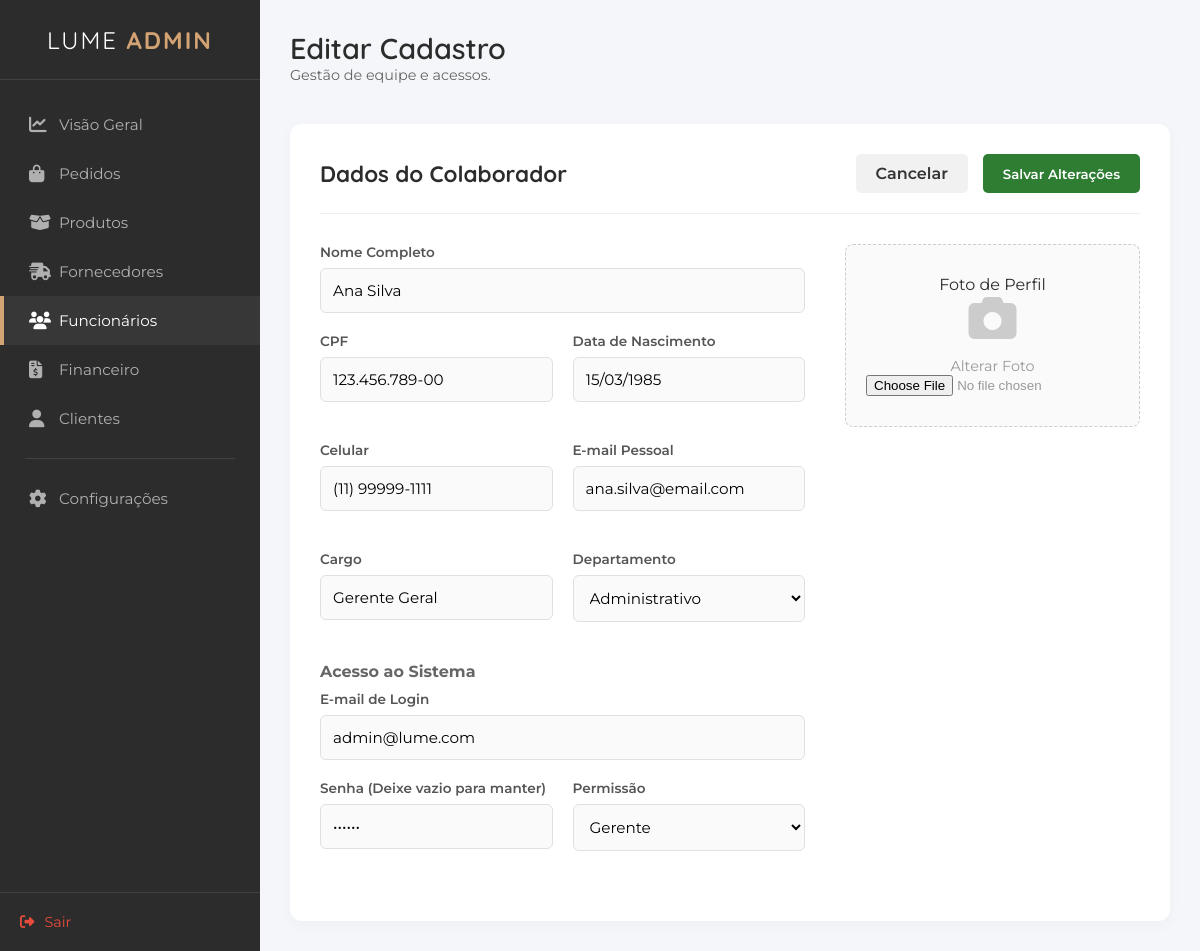
The app's page /funcionario/editar/1 with its own data.
### tables this page shows
CREATE TABLE "tb_funcionarios" (
    "id_funcionario" INTEGER PRIMARY KEY AUTOINCREMENT,
    "nome" VARCHAR(100) NOT NULL,
    "cpf" VARCHAR(14),
    "data_nasc" DATE,
    "tel_cel" VARCHAR(20),
    "email_pessoal" VARCHAR(100),
    "cargo" VARCHAR(50),
    "departamento" VARCHAR(50),
    "email_login" VARCHAR(100) NOT NULL,
    "senha" VARCHAR(100) NOT NULL,
    "permissao" VARCHAR(20) NOT NULL,
    "img_funcionario" VARCHAR(255),
    "ativo" BOOLEAN DEFAULT 1,
    "data_cad" DATETIME DEFAULT CURRENT_TIMESTAMP
    );

### appinterno.py (the view)
@app.route("/novo-funcionario.html")
@app.route("/funcionario/editar/<int:id_funcionario>")
def view_funcionario_form(id_funcionario=None):
    funcionario = None
    if id_funcionario:
        con = get_db()
        cur = con.cursor()
        cur.execute("SELECT * FROM tb_funcionarios WHERE id_funcionario = ?", (id_funcionario,))
        funcionario = cur.fetchone()
        con.close()
    return render_template("interno/novo-funcionario.html", funcionario=funcionario)

### appinterno.py (called while the page is built)
def get_db():
    conn = sqlite3.connect("db_lume.db")
    conn.row_factory = sqlite3.Row
    return conn

### templates/interno/novo-funcionario.html (shortened to what this page needs)
<!DOCTYPE html>
<html lang="pt-br">
<head>
    <link rel="stylesheet" href="https://cdnjs.cloudflare.com/ajax/libs/font-awesome/6.4.0/css/all.min.css">
    <link rel="stylesheet" href="/static/styleinterno.css">
</head>
<body>
    <div class="admin-container">
        <aside class="sidebar">
            <div class="sidebar-header">
                <h2 class="brand-text">LUME <span>ADMIN</span></h2>
            </div>
            <nav class="sidebar-nav">
                <ul>
                    <li><a href="dashboard.html"><i class="fa-solid fa-chart-line"></i> Visão Geral</a></li>
                    <li><a href="pedido.html"><i class="fa-solid fa-bag-shopping"></i>Pedidos</a></li>
                    <li><a href="produto.html"><i class="fa-solid fa-box-open"></i> Produtos</a></li>
                    <li><a href="fornecedores.html"><i class="fa-solid fa-truck-fast"></i> Fornecedores</a></li>
                    <li class="active"><a href="funcionarios.html"><i class="fa-solid fa-users"></i> Funcionários</a></li>
                    <li><a href="financeiro.html"><i class="fa-solid fa-file-invoice-dollar"></i> Financeiro</a></li>
                    <li><a href="cliente.html"><i class="fas fa-user"></i>Clientes</a></li>
                    <li class="separator"></li>
                    <li><a href="configuracoes.html"><i class="fa-solid fa-gear"></i> Configurações</a></li>
                </ul>
            </nav>
            <div class="sidebar-footer">
                <a href="login.html" class="logout-btn"><i class="fa-solid fa-right-from-bracket"></i> Sair</a>
            </div>
        </aside>
        <main class="main-content">
            <header class="top-bar">
                <div class="welcome-text">
                    <h1>{{ 'Editar Cadastro' if funcionario else 'Novo Colaborador' }}</h1>
                    <p>Gestão de equipe e acessos.</p>
                </div>
            </header>
            <form class="product-form-container" action="/funcionario/salvar" method="POST" enctype="multipart/form-data">
                <div class="form-header">
                    <h2>Dados do Colaborador</h2>
                    <div class="form-actions">
                        <a href="/funcionarios" class="btn-cancel">Cancelar</a>
                        <button type="submit" class="btn-save">{{ 'Salvar Alterações' if funcionario else 'Cadastrar' }}</button>
                    </div>
                </div>
                <div class="form-grid">
                    <div class="left-column">
                        <div class="input-group">
                            <label>Nome Completo</label>
                            <input type="text" name="nome" placeholder="Nome Completo" value="{{ funcionario['nome'] if funcionario else '' }}" required>
                        </div>
                        <div class="form-row-2">
                            <div class="input-group">
                                <label>CPF</label>
                                <input type="text" name="cpf" class="mask-cpf" placeholder="000.000.000-00" value="{{ funcionario['cpf'] if funcionario else '' }}" required>
                            </div>
                            <div class="input-group">
                                <label>Data de Nascimento</label>
                                <input type="text" name="data_nasc" class="mask-data" value="{{ funcionario['data_nasc'] if funcionario else '' }}">
                            </div>
                        </div>
                        <div class="form-row-2">
                             <div class="input-group">
                                <label>Celular</label>
                                <input type="text" name="tel_cel" class="mask-tel" placeholder="(00) 00000-0000" value="{{ funcionario['tel_cel'] if funcionario else '' }}" required>
                            </div>
                            <div class="input-group">
                                <label>E-mail Pessoal</label>
                                <input type="email" name="email_pessoal" placeholder="ana@gmail.com" value="{{ funcionario['email_pessoal'] if funcionario else '' }}">
                            </div>
                        </div>
                        <div class="form-row-2">
                            <div class="input-group">
                                <label>Cargo</label>
                                <input type="text" name="cargo" placeholder="Ex: Gerente de Vendas" value="{{ funcionario['cargo'] if funcionario else '' }}" required>
                            </div>
                            <div class="input-group">
                                <label>Departamento</label>
                                <select name="departamento">
                                    <option value="Administrativo" {{ 'selected' if funcionario and funcionario['departamento'] == 'Administrativo' else '' }}>Administrativo</option>
                                </select>
                            </div>
                        </div>
                        <h3 style="margin-top: 15px; margin-bottom: 10px; font-size: 1rem; color: #666;">Acesso ao Sistema</h3>
                        <div class="input-group">
                            <label>E-mail de Login</label>
                            <input type="email" name="email_login" placeholder="ana@gmail.com" value="{{ funcionario['email_login'] if funcionario else '' }}" required>
                        </div>
                        <div class="form-row-2">
                            <div class="input-group">
                                <label>Senha {{ '(Deixe vazio para manter)' if funcionario else '' }}</label>
                                <input type="password" name="senha" placeholder="**********" value="{{ funcionario['senha'] if funcionario else '' }}"'required' if not funcionario else '' }}>
                            </div>
                            <div class="input-group">
                                <label>Permissão</label>
                                <select name="permissao">
                                    <option value="Gerente" {{ 'selected' if funcionario and funcionario['permissao'] == 'Gerente' else '' }}>Gerente</option>
                                </select>
                            </div>
                        </div>
                    </div>
                    <div class="right-column">
                        <div class="upload-card">
                            <label>Foto de Perfil</label>
                            <div class="drop-zone">
                                <i class="fa-solid fa-camera"></i>
                                <p>{{ 'Alterar Foto' if funcionario else 'Adicionar Foto' }}</p>
                                <input type="file" name="img_funcionario" accept="image/*">
                            </div>
                        </div>
                    </div>
                </div>
            </form>
        </main>
    </div>
</body>
</html>

### records on screen
tb_funcionarios: nome "Ana Silva", cpf "123.456.789-00", data_nasc "15/03/1985", tel_cel "(11) 99999-1111", email_pessoal "ana.silva@email.com", cargo "Gerente Geral", email_login "admin@lume.com"

### other values on screen
{{ 'Editar Cadastro' if funcionario else 'Novo Colaborador' }} "Editar Cadastro"
{{ 'Salvar Alterações' if funcionario else 'Cadastrar' }} "Salvar Alterações"
{{ '(Deixe vazio para manter)' if funcionario else '' }} "(Deixe vazio para manter)"
{{ 'Alterar Foto' if funcionario else 'Adicionar Foto' }} "Alterar Foto"
